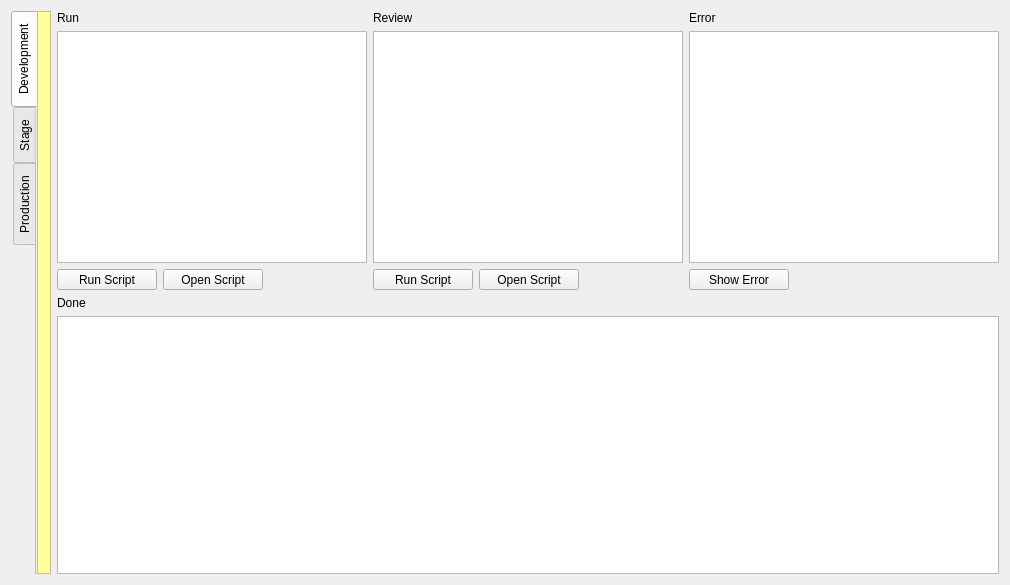
<?xml version="1.0" encoding="UTF-8"?>
<ui version="4.0">
 <class>FrmProjectScript</class>
 <widget class="QWidget" name="FrmProjectScript">
  <property name="geometry">
   <rect>
    <x>0</x>
    <y>0</y>
    <width>1010</width>
    <height>585</height>
   </rect>
  </property>
  <property name="windowTitle">
   <string>Form</string>
  </property>
  <layout class="QHBoxLayout" name="horizontalLayout_5" stretch="0,1">
   <item>
    <widget class="QTabWidget" name="tabWidget">
     <property name="tabPosition">
      <enum>QTabWidget::West</enum>
     </property>
     <property name="currentIndex">
      <number>0</number>
     </property>
     <property name="documentMode">
      <bool>true</bool>
     </property>
     <widget class="QWidget" name="tab">
      <attribute name="title">
       <string>Development</string>
      </attribute>
      <layout class="QHBoxLayout" name="horizontalLayout_6">
       <property name="spacing">
        <number>0</number>
       </property>
       <property name="leftMargin">
        <number>0</number>
       </property>
       <property name="topMargin">
        <number>0</number>
       </property>
       <property name="rightMargin">
        <number>0</number>
       </property>
       <property name="bottomMargin">
        <number>0</number>
       </property>
       <item>
        <widget class="QFrame" name="frame">
         <property name="minimumSize">
          <size>
           <width>10</width>
           <height>0</height>
          </size>
         </property>
         <property name="styleSheet">
          <string notr="true">background-color: rgb(255, 255, 155);</string>
         </property>
         <property name="frameShape">
          <enum>QFrame::StyledPanel</enum>
         </property>
         <property name="frameShadow">
          <enum>QFrame::Raised</enum>
         </property>
        </widget>
       </item>
      </layout>
     </widget>
     <widget class="QWidget" name="tab_2">
      <attribute name="title">
       <string>Stage</string>
      </attribute>
      <layout class="QVBoxLayout" name="verticalLayout_6">
       <property name="spacing">
        <number>0</number>
       </property>
       <property name="leftMargin">
        <number>0</number>
       </property>
       <property name="topMargin">
        <number>0</number>
       </property>
       <property name="rightMargin">
        <number>0</number>
       </property>
       <property name="bottomMargin">
        <number>0</number>
       </property>
       <item>
        <widget class="QFrame" name="frame_2">
         <property name="minimumSize">
          <size>
           <width>10</width>
           <height>0</height>
          </size>
         </property>
         <property name="styleSheet">
          <string notr="true">background-color: rgb(255, 222, 155);</string>
         </property>
         <property name="frameShape">
          <enum>QFrame::StyledPanel</enum>
         </property>
         <property name="frameShadow">
          <enum>QFrame::Raised</enum>
         </property>
        </widget>
       </item>
      </layout>
     </widget>
     <widget class="QWidget" name="tab_3">
      <attribute name="title">
       <string>Production</string>
      </attribute>
      <layout class="QVBoxLayout" name="verticalLayout_7">
       <property name="spacing">
        <number>0</number>
       </property>
       <property name="leftMargin">
        <number>0</number>
       </property>
       <property name="topMargin">
        <number>0</number>
       </property>
       <property name="rightMargin">
        <number>0</number>
       </property>
       <property name="bottomMargin">
        <number>0</number>
       </property>
       <item>
        <widget class="QFrame" name="frame_3">
         <property name="minimumSize">
          <size>
           <width>10</width>
           <height>0</height>
          </size>
         </property>
         <property name="styleSheet">
          <string notr="true">background-color: rgb(255, 155, 155);</string>
         </property>
         <property name="frameShape">
          <enum>QFrame::StyledPanel</enum>
         </property>
         <property name="frameShadow">
          <enum>QFrame::Raised</enum>
         </property>
        </widget>
       </item>
      </layout>
     </widget>
    </widget>
   </item>
   <item>
    <layout class="QVBoxLayout" name="verticalLayout_5" stretch="0,0">
     <item>
      <layout class="QHBoxLayout" name="horizontalLayout_3">
       <item>
        <layout class="QVBoxLayout" name="verticalLayout">
         <item>
          <widget class="QLabel" name="label">
           <property name="text">
            <string>Run</string>
           </property>
          </widget>
         </item>
         <item>
          <widget class="QListWidget" name="run_list"/>
         </item>
         <item>
          <layout class="QHBoxLayout" name="horizontalLayout">
           <item>
            <widget class="QToolButton" name="bt_run_run">
             <property name="minimumSize">
              <size>
               <width>100</width>
               <height>0</height>
              </size>
             </property>
             <property name="text">
              <string>Run Script</string>
             </property>
            </widget>
           </item>
           <item>
            <widget class="QToolButton" name="bt_run_open">
             <property name="minimumSize">
              <size>
               <width>100</width>
               <height>0</height>
              </size>
             </property>
             <property name="text">
              <string>Open Script</string>
             </property>
            </widget>
           </item>
           <item>
            <spacer name="horizontalSpacer">
             <property name="orientation">
              <enum>Qt::Horizontal</enum>
             </property>
             <property name="sizeHint" stdset="0">
              <size>
               <width>40</width>
               <height>20</height>
              </size>
             </property>
            </spacer>
           </item>
          </layout>
         </item>
        </layout>
       </item>
       <item>
        <layout class="QVBoxLayout" name="verticalLayout_2">
         <item>
          <widget class="QLabel" name="label_2">
           <property name="text">
            <string>Review</string>
           </property>
          </widget>
         </item>
         <item>
          <widget class="QListWidget" name="review_list"/>
         </item>
         <item>
          <layout class="QHBoxLayout" name="horizontalLayout_2">
           <item>
            <widget class="QToolButton" name="bt_review_run">
             <property name="minimumSize">
              <size>
               <width>100</width>
               <height>0</height>
              </size>
             </property>
             <property name="text">
              <string>Run Script</string>
             </property>
            </widget>
           </item>
           <item>
            <widget class="QToolButton" name="bt_review_open">
             <property name="minimumSize">
              <size>
               <width>100</width>
               <height>0</height>
              </size>
             </property>
             <property name="text">
              <string>Open Script</string>
             </property>
            </widget>
           </item>
           <item>
            <spacer name="horizontalSpacer_2">
             <property name="orientation">
              <enum>Qt::Horizontal</enum>
             </property>
             <property name="sizeHint" stdset="0">
              <size>
               <width>40</width>
               <height>20</height>
              </size>
             </property>
            </spacer>
           </item>
          </layout>
         </item>
        </layout>
       </item>
       <item>
        <layout class="QVBoxLayout" name="verticalLayout_3">
         <item>
          <widget class="QLabel" name="label_3">
           <property name="text">
            <string>Error</string>
           </property>
          </widget>
         </item>
         <item>
          <widget class="QListView" name="error_list"/>
         </item>
         <item>
          <layout class="QHBoxLayout" name="horizontalLayout_4">
           <item>
            <widget class="QToolButton" name="bt_show_error">
             <property name="minimumSize">
              <size>
               <width>100</width>
               <height>0</height>
              </size>
             </property>
             <property name="text">
              <string>Show Error</string>
             </property>
            </widget>
           </item>
           <item>
            <spacer name="horizontalSpacer_4">
             <property name="orientation">
              <enum>Qt::Horizontal</enum>
             </property>
             <property name="sizeHint" stdset="0">
              <size>
               <width>40</width>
               <height>20</height>
              </size>
             </property>
            </spacer>
           </item>
          </layout>
         </item>
        </layout>
       </item>
      </layout>
     </item>
     <item>
      <layout class="QVBoxLayout" name="verticalLayout_4">
       <item>
        <widget class="QLabel" name="label_4">
         <property name="text">
          <string>Done</string>
         </property>
        </widget>
       </item>
       <item>
        <widget class="QListWidget" name="done_list"/>
       </item>
      </layout>
     </item>
    </layout>
   </item>
  </layout>
 </widget>
 <resources/>
 <connections/>
</ui>
